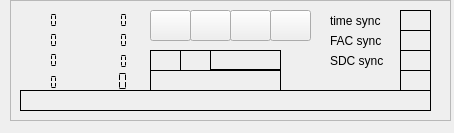
<?xml version="1.0" encoding="UTF-8"?>
<ui version="4.0">
 <class>drmdecoder</class>
 <widget class="QWidget" name="drmdecoder">
  <property name="geometry">
   <rect>
    <x>0</x>
    <y>0</y>
    <width>454</width>
    <height>133</height>
   </rect>
  </property>
  <property name="windowTitle">
   <string>drm decoder</string>
  </property>
  <widget class="QFrame" name="frame">
   <property name="geometry">
    <rect>
     <x>10</x>
     <y>0</y>
     <width>441</width>
     <height>121</height>
    </rect>
   </property>
   <property name="frameShape">
    <enum>QFrame::StyledPanel</enum>
   </property>
   <property name="frameShadow">
    <enum>QFrame::Raised</enum>
   </property>
   <widget class="QLCDNumber" name="show_int_offset">
    <property name="geometry">
     <rect>
      <x>80</x>
      <y>10</y>
      <width>41</width>
      <height>21</height>
     </rect>
    </property>
    <property name="toolTip">
     <string>&lt;html&gt;&lt;head/&gt;&lt;body&gt;&lt;p&gt;&amp;quot;Coarse frequency offset as measured by the software&amp;quot;&lt;/p&gt;&lt;p&gt;&lt;br/&gt;&lt;/p&gt;&lt;/body&gt;&lt;/html&gt;</string>
    </property>
    <property name="frameShape">
     <enum>QFrame::NoFrame</enum>
    </property>
    <property name="segmentStyle">
     <enum>QLCDNumber::Flat</enum>
    </property>
   </widget>
   <widget class="QLCDNumber" name="show_small_offset">
    <property name="geometry">
     <rect>
      <x>80</x>
      <y>30</y>
      <width>41</width>
      <height>21</height>
     </rect>
    </property>
    <property name="toolTip">
     <string>&lt;html&gt;&lt;head/&gt;&lt;body&gt;&lt;p&gt;Fine frequency offset as measured by the software (i.e. the offset to the nearest carrier).&lt;/p&gt;&lt;/body&gt;&lt;/html&gt;</string>
    </property>
    <property name="frameShape">
     <enum>QFrame::NoFrame</enum>
    </property>
    <property name="segmentStyle">
     <enum>QLCDNumber::Flat</enum>
    </property>
   </widget>
   <widget class="QLabel" name="timeSyncLabel">
    <property name="geometry">
     <rect>
      <x>390</x>
      <y>10</y>
      <width>31</width>
      <height>21</height>
     </rect>
    </property>
    <property name="toolTip">
     <string>&lt;html&gt;&lt;head/&gt;&lt;body&gt;&lt;p&gt;Time sync label, green means time synchronization is OK.&lt;/p&gt;&lt;/body&gt;&lt;/html&gt;</string>
    </property>
    <property name="frameShape">
     <enum>QFrame::Box</enum>
    </property>
    <property name="text">
     <string/>
    </property>
   </widget>
   <widget class="QLabel" name="label_2">
    <property name="geometry">
     <rect>
      <x>320</x>
      <y>10</y>
      <width>66</width>
      <height>21</height>
     </rect>
    </property>
    <property name="text">
     <string>time sync</string>
    </property>
   </widget>
   <widget class="QLabel" name="facSyncLabel">
    <property name="geometry">
     <rect>
      <x>390</x>
      <y>30</y>
      <width>31</width>
      <height>21</height>
     </rect>
    </property>
    <property name="toolTip">
     <string>&lt;html&gt;&lt;head/&gt;&lt;body&gt;&lt;p&gt;FAC sync label, Green means that FAC's could be decoded (easy, often 4QAM).&lt;/p&gt;&lt;/body&gt;&lt;/html&gt;</string>
    </property>
    <property name="frameShape">
     <enum>QFrame::Box</enum>
    </property>
    <property name="text">
     <string/>
    </property>
   </widget>
   <widget class="QLabel" name="label_3">
    <property name="geometry">
     <rect>
      <x>320</x>
      <y>30</y>
      <width>66</width>
      <height>21</height>
     </rect>
    </property>
    <property name="text">
     <string>FAC sync</string>
    </property>
   </widget>
   <widget class="QLabel" name="modeIndicator">
    <property name="geometry">
     <rect>
      <x>170</x>
      <y>50</y>
      <width>31</width>
      <height>21</height>
     </rect>
    </property>
    <property name="frameShape">
     <enum>QFrame::Box</enum>
    </property>
    <property name="text">
     <string/>
    </property>
   </widget>
   <widget class="QLabel" name="sdcSyncLabel">
    <property name="geometry">
     <rect>
      <x>390</x>
      <y>50</y>
      <width>31</width>
      <height>21</height>
     </rect>
    </property>
    <property name="toolTip">
     <string>&lt;html&gt;&lt;head/&gt;&lt;body&gt;&lt;p&gt;SDC sync label, green means SDC's could be decoded (usually 16 QAM).&lt;/p&gt;&lt;/body&gt;&lt;/html&gt;</string>
    </property>
    <property name="frameShape">
     <enum>QFrame::Box</enum>
    </property>
    <property name="text">
     <string/>
    </property>
   </widget>
   <widget class="QLabel" name="label_4">
    <property name="geometry">
     <rect>
      <x>320</x>
      <y>50</y>
      <width>64</width>
      <height>21</height>
     </rect>
    </property>
    <property name="text">
     <string>SDC sync</string>
    </property>
   </widget>
   <widget class="QLabel" name="stationLabel">
    <property name="geometry">
     <rect>
      <x>140</x>
      <y>70</y>
      <width>131</width>
      <height>21</height>
     </rect>
    </property>
    <property name="frameShape">
     <enum>QFrame::Box</enum>
    </property>
    <property name="lineWidth">
     <number>1</number>
    </property>
    <property name="text">
     <string/>
    </property>
   </widget>
   <widget class="QLabel" name="audioModelabel">
    <property name="geometry">
     <rect>
      <x>200</x>
      <y>50</y>
      <width>71</width>
      <height>20</height>
     </rect>
    </property>
    <property name="frameShape">
     <enum>QFrame::Box</enum>
    </property>
    <property name="text">
     <string/>
    </property>
   </widget>
   <widget class="QLCDNumber" name="snrDisplay">
    <property name="geometry">
     <rect>
      <x>70</x>
      <y>70</y>
      <width>51</width>
      <height>23</height>
     </rect>
    </property>
    <property name="toolTip">
     <string>&lt;html&gt;&lt;head/&gt;&lt;body&gt;&lt;p&gt;Estimate of the SNR of the DRM signal.&lt;/p&gt;&lt;/body&gt;&lt;/html&gt;</string>
    </property>
    <property name="frameShape">
     <enum>QFrame::NoFrame</enum>
    </property>
    <property name="frameShadow">
     <enum>QFrame::Plain</enum>
    </property>
    <property name="lineWidth">
     <number>0</number>
    </property>
    <property name="segmentStyle">
     <enum>QLCDNumber::Flat</enum>
    </property>
   </widget>
   <widget class="QLabel" name="spectrumIndicator">
    <property name="geometry">
     <rect>
      <x>140</x>
      <y>50</y>
      <width>31</width>
      <height>21</height>
     </rect>
    </property>
    <property name="frameShape">
     <enum>QFrame::Box</enum>
    </property>
    <property name="text">
     <string/>
    </property>
   </widget>
   <widget class="QPushButton" name="channel_1">
    <property name="geometry">
     <rect>
      <x>140</x>
      <y>10</y>
      <width>41</width>
      <height>31</height>
     </rect>
    </property>
    <property name="toolTip">
     <string>&lt;html&gt;&lt;head/&gt;&lt;body&gt;&lt;p&gt;Visibility of the button suggests the availability of a DRM channel.&lt;/p&gt;&lt;/body&gt;&lt;/html&gt;</string>
    </property>
    <property name="text">
     <string/>
    </property>
   </widget>
   <widget class="QPushButton" name="channel_2">
    <property name="geometry">
     <rect>
      <x>180</x>
      <y>10</y>
      <width>41</width>
      <height>31</height>
     </rect>
    </property>
    <property name="text">
     <string/>
    </property>
   </widget>
   <widget class="QPushButton" name="channel_3">
    <property name="geometry">
     <rect>
      <x>220</x>
      <y>10</y>
      <width>41</width>
      <height>31</height>
     </rect>
    </property>
    <property name="text">
     <string/>
    </property>
   </widget>
   <widget class="QPushButton" name="channel_4">
    <property name="geometry">
     <rect>
      <x>260</x>
      <y>10</y>
      <width>41</width>
      <height>31</height>
     </rect>
    </property>
    <property name="text">
     <string/>
    </property>
   </widget>
   <widget class="QLCDNumber" name="timeOffsetDisplay">
    <property name="geometry">
     <rect>
      <x>10</x>
      <y>30</y>
      <width>41</width>
      <height>21</height>
     </rect>
    </property>
    <property name="toolTip">
     <string>&lt;html&gt;&lt;head/&gt;&lt;body&gt;&lt;p&gt;Time offset display, i.e. the &amp;quot;fine&amp;quot; time error.&lt;/p&gt;&lt;/body&gt;&lt;/html&gt;</string>
    </property>
    <property name="frameShape">
     <enum>QFrame::NoFrame</enum>
    </property>
    <property name="segmentStyle">
     <enum>QLCDNumber::Flat</enum>
    </property>
   </widget>
   <widget class="QLCDNumber" name="clockOffsetDisplay">
    <property name="geometry">
     <rect>
      <x>10</x>
      <y>50</y>
      <width>41</width>
      <height>21</height>
     </rect>
    </property>
    <property name="toolTip">
     <string>&lt;html&gt;&lt;head/&gt;&lt;body&gt;&lt;p&gt;Estimate of the clock offset (measured between successive frames).&lt;/p&gt;&lt;/body&gt;&lt;/html&gt;</string>
    </property>
    <property name="frameShape">
     <enum>QFrame::NoFrame</enum>
    </property>
    <property name="segmentStyle">
     <enum>QLCDNumber::Flat</enum>
    </property>
   </widget>
   <widget class="QLCDNumber" name="timeDelayDisplay">
    <property name="geometry">
     <rect>
      <x>10</x>
      <y>10</y>
      <width>41</width>
      <height>21</height>
     </rect>
    </property>
    <property name="toolTip">
     <string>&lt;html&gt;&lt;head/&gt;&lt;body&gt;&lt;p&gt;Time delay, i.e. a measure of the timing error.&lt;/p&gt;&lt;/body&gt;&lt;/html&gt;</string>
    </property>
    <property name="frameShape">
     <enum>QFrame::NoFrame</enum>
    </property>
    <property name="segmentStyle">
     <enum>QLCDNumber::Flat</enum>
    </property>
   </widget>
   <widget class="QLCDNumber" name="angleDisplay">
    <property name="geometry">
     <rect>
      <x>80</x>
      <y>50</y>
      <width>41</width>
      <height>23</height>
     </rect>
    </property>
    <property name="toolTip">
     <string>&lt;html&gt;&lt;head/&gt;&lt;body&gt;&lt;p&gt;Phase angle of the error.&lt;/p&gt;&lt;/body&gt;&lt;/html&gt;</string>
    </property>
    <property name="frameShape">
     <enum>QFrame::NoFrame</enum>
    </property>
    <property name="segmentStyle">
     <enum>QLCDNumber::Flat</enum>
    </property>
   </widget>
   <widget class="QLabel" name="faadSyncLabel">
    <property name="geometry">
     <rect>
      <x>390</x>
      <y>70</y>
      <width>31</width>
      <height>21</height>
     </rect>
    </property>
    <property name="toolTip">
     <string>&lt;html&gt;&lt;head/&gt;&lt;body&gt;&lt;p&gt;Faad sync label. Green means that the AAC decoder could decode audio.&lt;/p&gt;&lt;/body&gt;&lt;/html&gt;</string>
    </property>
    <property name="frameShape">
     <enum>QFrame::Box</enum>
    </property>
    <property name="text">
     <string/>
    </property>
   </widget>
   <widget class="QLabel" name="messageLabel">
    <property name="geometry">
     <rect>
      <x>10</x>
      <y>90</y>
      <width>411</width>
      <height>21</height>
     </rect>
    </property>
    <property name="frameShape">
     <enum>QFrame::Box</enum>
    </property>
    <property name="text">
     <string/>
    </property>
   </widget>
   <widget class="QLCDNumber" name="phaseOffsetDisplay">
    <property name="geometry">
     <rect>
      <x>10</x>
      <y>72</y>
      <width>41</width>
      <height>21</height>
     </rect>
    </property>
    <property name="font">
     <font>
      <family>DejaVu Sans</family>
      <pointsize>8</pointsize>
     </font>
    </property>
    <property name="toolTip">
     <string>&lt;html&gt;&lt;head/&gt;&lt;body&gt;&lt;p&gt;PhaseOffsetDisplay shows the local offset of the frequency as caused by the mousewheeel&lt;/p&gt;&lt;/body&gt;&lt;/html&gt;</string>
    </property>
    <property name="frameShape">
     <enum>QFrame::NoFrame</enum>
    </property>
    <property name="segmentStyle">
     <enum>QLCDNumber::Flat</enum>
    </property>
   </widget>
   <widget class="QLabel" name="aacDataLabel">
    <property name="geometry">
     <rect>
      <x>280</x>
      <y>70</y>
      <width>91</width>
      <height>16</height>
     </rect>
    </property>
    <property name="text">
     <string/>
    </property>
   </widget>
  </widget>
 </widget>
 <resources/>
 <connections/>
</ui>
